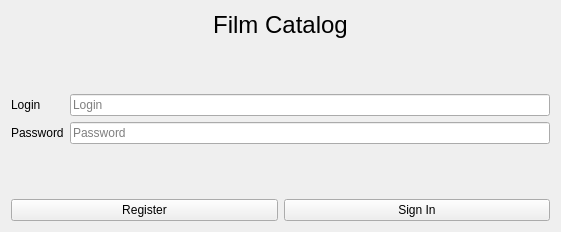
<?xml version="1.0" encoding="UTF-8"?>
<ui version="4.0">
 <class>AuthorizationClass</class>
 <widget class="QWidget" name="AuthorizationClass">
  <property name="geometry">
   <rect>
    <x>0</x>
    <y>0</y>
    <width>561</width>
    <height>232</height>
   </rect>
  </property>
  <property name="windowTitle">
   <string>Authorisation</string>
  </property>
  <layout class="QFormLayout" name="formLayout">
   <item row="2" column="0">
    <widget class="QLabel" name="label">
     <property name="text">
      <string>Login</string>
     </property>
    </widget>
   </item>
   <item row="2" column="1">
    <widget class="QLineEdit" name="login">
     <property name="placeholderText">
      <string>Login</string>
     </property>
    </widget>
   </item>
   <item row="3" column="0">
    <widget class="QLabel" name="label_2">
     <property name="text">
      <string>Password</string>
     </property>
    </widget>
   </item>
   <item row="3" column="1">
    <widget class="QLineEdit" name="password">
     <property name="echoMode">
      <enum>QLineEdit::EchoMode::Password</enum>
     </property>
     <property name="placeholderText">
      <string>Password</string>
     </property>
    </widget>
   </item>
   <item row="5" column="0" colspan="2">
    <layout class="QHBoxLayout" name="horizontalLayout">
     <item>
      <widget class="QPushButton" name="registrerButton">
       <property name="text">
        <string>Register</string>
       </property>
      </widget>
     </item>
     <item>
      <widget class="QPushButton" name="loginButton">
       <property name="text">
        <string>Sign In</string>
       </property>
      </widget>
     </item>
    </layout>
   </item>
   <item row="0" column="0" colspan="2">
    <widget class="QLabel" name="label_3">
     <property name="font">
      <font>
       <pointsize>18</pointsize>
      </font>
     </property>
     <property name="text">
      <string>Film Catalog</string>
     </property>
     <property name="alignment">
      <set>Qt::AlignmentFlag::AlignCenter</set>
     </property>
    </widget>
   </item>
   <item row="4" column="0" colspan="2">
    <spacer name="verticalSpacer_2">
     <property name="orientation">
      <enum>Qt::Orientation::Vertical</enum>
     </property>
     <property name="sizeHint" stdset="0">
      <size>
       <width>20</width>
       <height>40</height>
      </size>
     </property>
    </spacer>
   </item>
   <item row="1" column="0" colspan="2">
    <spacer name="verticalSpacer">
     <property name="orientation">
      <enum>Qt::Orientation::Vertical</enum>
     </property>
     <property name="sizeHint" stdset="0">
      <size>
       <width>20</width>
       <height>40</height>
      </size>
     </property>
    </spacer>
   </item>
  </layout>
 </widget>
 <layoutdefault spacing="6" margin="11"/>
 <resources>
  <include location="../resources/catalog.qrc"/>
 </resources>
 <connections/>
</ui>
